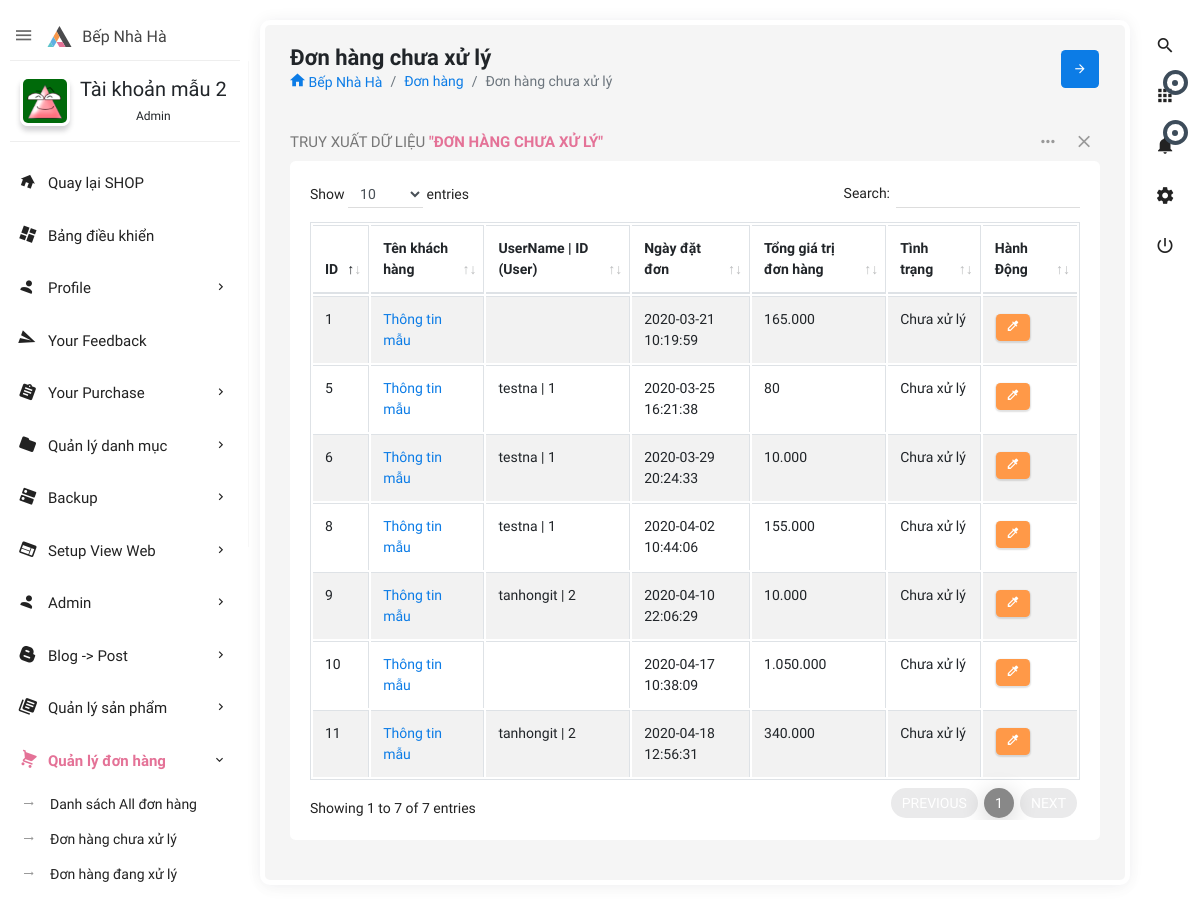
/admin.php?controller=order&action=order-noprocess (signed in), run on the app's committed database.
### tables this page shows
CREATE TABLE IF NOT EXISTS `users` (
  `id` int(11) NOT NULL AUTO_INCREMENT,
  `user_username` varchar(50) DEFAULT NULL,
  `user_password` varchar(100) DEFAULT NULL,
  `user_name` varchar(255) DEFAULT NULL,
  `role_id` int(11) NOT NULL DEFAULT 0,
  `user_avatar` varchar(550) DEFAULT 'author-auto.png',
  `user_email` varchar(255) DEFAULT NULL,
  `user_phone` varchar(20) DEFAULT NULL,
  `user_address` varchar(200) DEFAULT NULL,
  `createDate` datetime DEFAULT NULL,
  `verified` int(11) NOT NULL DEFAULT 0,
  `verificationCode` varchar(500) DEFAULT NULL,
  `editTime` datetime DEFAULT NULL,
  PRIMARY KEY (`id`),
  KEY `fk_id_role` (`role_id`)
);

CREATE TABLE IF NOT EXISTS `orders` (
  `id` int(11) NOT NULL AUTO_INCREMENT,
  `customer` varchar(255) NOT NULL,
  `province` varchar(50) NOT NULL,
  `address` varchar(500) NOT NULL,
  `phone` varchar(20) NOT NULL,
  `cart_total` double NOT NULL,
  `createtime` datetime NOT NULL,
  `message` longtext DEFAULT NULL,
  `status` int(11) NOT NULL DEFAULT 0,
  `user_id` int(11) NOT NULL DEFAULT 0,
  `editTime` datetime DEFAULT NULL,
  PRIMARY KEY (`id`),
  KEY `fk_id_user` (`user_id`)
);

### admin/controllers/order/order-noprocess.php (called while the page is built, shortened)
<?php
$orderNav = 'class="active open"';
require('admin/views/order/order-noprocess.php');

### lib/config/database.php (called while the page is built, shortened)
<?php
if (isset($_SESSION['user'])) {
    $userNav = $_SESSION['user']['id'];
}
try {
    $linkConnectDB = connect();
} catch (Exception $e) {
    die($e->getMessage());
}
function connect(): mysqli
{
        $linkConnectDB = new mysqli(DB_HOST, DB_USER, DB_PASS, DB_NAME, DB_PORT);
        $linkConnectDB->set_charset('utf8mb4');
        return $linkConnectDB;
}
function executeQuery(string $sql, array $params = []): mysqli_stmt
{
    global $linkConnectDB;
    $stmt = $linkConnectDB->prepare($sql);
    if (!$stmt->execute()) {
        throw new Exception('Execute error: ' . $stmt->error);
    }
    return $stmt;
}

### lib/model.php (called while the page is built, shortened)
<?php
require('config/database.php');
function getRecord(string $table, $id, string $select = '*'): false|array|null
{
    $id = intval($id);
    $sql = "SELECT $select FROM `$table` WHERE id=$id";
    $query = executeQuery($sql);
    $result = $query->get_result()->fetch_assoc();
    return $result;
}
function getAll(string $table, array $options = []): array
{
    $select = $options['select'] ?? '*';
    $where = isset($options['where']) ? 'WHERE ' . $options['where'] : '';
    $order_by = isset($options['order_by']) ? 'ORDER BY ' . $options['order_by'] : '';
    $limit = isset($options['offset']) && isset($options['limit']) ? 'LIMIT ' . $options['offset'] . ',' . $options['limit'] : '';
    $sql = "SELECT $select FROM `$table` $where $order_by $limit";
    $query = executeQuery($sql);
    $result = $query->get_result()->fetch_all(MYSQLI_ASSOC);
    return $result;
}
function getByOptions(string $table, array $options = []): false|array|null
{
    $select = $options['select'] ?? '*';
    $where = isset($options['where']) ? 'WHERE ' . $options['where'] : '';
    $join = isset($options['join']) ? 'LEFT JOIN ' . $options['join'] : '';
    $order_by = isset($options['order_by']) ? 'ORDER BY ' . $options['order_by'] : '';
    $limit = isset($options['offset']) && isset($options['limit']) ? 'LIMIT ' . $options['offset'] . ',' . $options['limit'] : '';
    $sql = "SELECT $select FROM `$table` $join $where $order_by $limit";
    $query = executeQuery($sql);
    $result = $query->get_result()->fetch_assoc();
    return $result;
}

### admin/controllers/shared/statistics.php (called while the page is built, shortened)
<?php
$options_order_new = [
    'limit' => 1,
    'offset' => 0,
    'order_by' => 'id DESC',
];
$order_new = getByOptions('orders', $options_order_new);
$options_user = [
    'order_by' => 'editTime DESC',
];
$users = getAll('users', $options_user);

### admin/views/order/tableOrderNoprocess.php (the view, shortened to what this page needs)
<?php
$options = [
    'where' => 'status = 0',
    'order_by' => 'createtime DESC',
];
$order_noprocess = getAll('orders', $options);
$status = [
    0 => 'Chưa xử lý',
    1 => 'Đã xử lý',
    2 => 'Đang xử lý',
]; ?>
<div class="row clearfix">
    <div class="col-lg-12">
        <div class="card">
            <div class="header">
                <h2>Truy Xuất Dữ Liệu <strong>"Đơn hàng chưa xử lý"</strong> </h2>
                <ul class="header-dropdown">
                    <li class="dropdown"> <a href="javascript:void(0);" class="dropdown-toggle" data-toggle="dropdown" role="button" aria-haspopup="true" aria-expanded="false"> <i class="zmdi zmdi-more"></i> </a>
                    </li>
                    <li class="remove">
                        <a role="button" class="boxs-close"><i class="zmdi zmdi-close"></i></a>
                    </li>
                </ul>
            </div>
            <div class="body">
                <div class="table-responsive">
                    <table class="table table-bordered table-striped table-hover js-basic-example dataTable">
                        <thead>
                            <tr>
                                <th>ID</th>
                                <th>Tên khách hàng</th>
                                <th>UserName | ID (User)</th>
                                <th>Ngày đặt đơn</th>
                                <th>Tổng giá trị đơn hàng</th>
                                <th>Tình trạng</th>
                                <th>Hành Động</th>
                            </tr>
                        </thead>
                        <tbody>
                            <?php foreach ($order_noprocess as $order) : ?>
                                <tr>
                                    <td><?= $order['id'] ?></td>
                                    <td><a href="admin.php?controller=order&amp;action=view&amp;order_id=<?= $order['id']; ?>"><?= $order['customer']; ?></a></td>
                                    <?php if ($order['user_id'] <> 0) : $user_order = getRecord('users', $order['user_id']) ?>
                                        <td><?= $user_order['user_username'] ?> | <?= $user_order['id'] ?></td>
                                    <?php else : ?>
                                        <td></td>
                                    <?php endif; ?>
                                    <td><?= $order['createtime'] ?></td>
                                    <td><?= number_format($order['cart_total'], 0, ',', '.') ?></td>
                                    <td><?= $status[$order['status']]; ?></td>
                                    <td><a href="admin.php?controller=order&amp;action=view&amp;order_id=<?= $order['id']; ?>" class="btn btn-warning waves-effect waves-float btn-sm waves-green"><i class="zmdi zmdi-eyedropper"></i></a></td>
                                </tr>
                            <?php endforeach; ?>
                        </tbody>
                    </table>
                </div>
            </div>
        </div>
    </div>
</div>

### admin/views/shared/leftnavbar.php (shortened to what this page needs)
<aside id="leftsidebar" class="sidebar">
    <div class="navbar-brand">
        <button class="btn-menu ls-toggle-btn" type="button"><i class="zmdi zmdi-menu"></i></button>
        <a href="index.php"><img src="admin/themes/images/logo.svg" width="25" alt="Aero"><span class="m-l-10">Bếp Nhà Hà</span></a>
    </div>
    <div class="menu">
        <ul class="list">
            <li>
                <div class="user-info">
                    <a class="image" href="admin.php?controller=user&action=info&user_id=<?= $userNav ?>"><img src="public/upload/images/<?= $userInfoNav['user_avatar'] ?>" alt="User"></a>
                    <div class="detail">
                        <h4><?= $userInfoNav['user_name'] ?></h4>
                        <small><?php if ($userInfoNav['role_id'] == 1) {
                            echo 'Admin';
                        } elseif ($userInfoNav['role_id'] == 2) {
                            echo 'Moderator';
                        } else {
                            echo "User";
                        } ?></small>
                    </div>
                </div>
            </li>
            <li class="open"><a href="<?= PATH_URL ?>home" target="_blank"><i class="zmdi zmdi-home"></i><span>Quay lại SHOP</span></a></li>
            <li <?= $homeNav ?? '' ?>><a href="admin.php"><i class="zmdi zmdi-view-dashboard"></i><span>Bảng điều khiển</span></a></li>
            <li <?php if (isset($nav_profile)) {
                echo $nav_profile;
            } ?>><a href="javascript:void(0);" class="menu-toggle"><i class="zmdi zmdi-account"></i><span>Profile</span></a>
            </li>
            <li <?= $yourFeedback ?? '' ?>><a href="admin.php?controller=feedback&action=myfeedback"><i class="zmdi zmdi-mail-send"></i><span>Your Feedback</span></a></li>
            <li <?= $yourPurchaseNav ?? '' ?>><a href="javascript:void(0);" class="menu-toggle"><i class="zmdi zmdi-assignment"></i><span>Your Purchase</span></a>
            </li>
            <?php if ($userInfoNav['role_id'] != 0) :
                if ($userInfoNav['role_id'] == 1) : ?>
                    <li <?= $navCategory ?? ''; ?>> <a href="javascript:void(0);" class="menu-toggle"><i class="zmdi zmdi-folder"></i><span>Quản lý danh mục</span></a>
                    </li>
                    <li <?= $backupDbClass ?? '' ?>><a href="javascript:void(0);" class="menu-toggle"><i class="zmdi zmdi-dns"></i><span>Backup</span></a>
                    </li>
                    <li <?= $navHF ?? '' ?>><a href="javascript:void(0);" class="menu-toggle"><i class="zmdi zmdi-view-web"></i><span>Setup View Web</span></a>
                    </li>
                    <li <?= $adminNav ?? '' ?>><a href="javascript:void(0);" class="menu-toggle"><i class="zmdi zmdi-account"></i><span>Admin</span></a>
                    </li>
                <?php endif; ?>
                <li <?= $postNav ?? '' ?>><a href="javascript:void(0);" class="menu-toggle"><i class="zmdi zmdi-blogger"></i><span>Blog -> Post</span></a>
                </li>
                <li <?= $productNav ?? '' ?>> <a href="javascript:void(0);" class="menu-toggle"><i class="zmdi zmdi-collection-text"></i><span>Quản lý sản phẩm</span></a>
                </li>
                <li <?= $orderNav ?? '' ?>><a href="javascript:void(0);" class="menu-toggle"><i class="zmdi zmdi-shopping-cart"></i><span>Quản lý đơn hàng</span></a>
                    <ul class="ml-menu">
                        <li><a href="admin.php?controller=order">Danh sách All đơn hàng</a></li>
                        <li><a href="admin.php?controller=order&amp;action=order-noprocess">Đơn hàng chưa xử lý</a></li>
                        <li><a href="admin.php?controller=order&amp;action=order-inprocess">Đơn hàng đang xử lý</a></li>
                        <li><a href="admin.php?controller=order&amp;action=order-complete">Đơn hàng đã xử lý</a></li>
                    </ul>
                </li>
            <?php endif; ?>
        </ul>
    </div>
</aside>

### data on the page
users: user_avatar (picture), user_name "Tài khoản mẫu 2"
orders: id "11", customer "Thông tin mẫu", user.user_username "tanhongit", user "2", createtime "2020-04-18 12:56:31", cart_total "340.000", status "Chưa xử lý"
orders: id "10", customer "Thông tin mẫu", createtime "2020-04-17 10:38:09", cart_total "1.050.000", status "Chưa xử lý"
orders: id "9", customer "Thông tin mẫu", user.user_username "tanhongit", user "2", createtime "2020-04-10 22:06:29", cart_total "10.000", status "Chưa xử lý"
orders: id "8", customer "Thông tin mẫu", user.user_username "testna", user "1", createtime "2020-04-02 10:44:06", cart_total "155.000", status "Chưa xử lý"
orders: id "6", customer "Thông tin mẫu", user.user_username "testna", user "1", createtime "2020-03-29 20:24:33", cart_total "10.000", status "Chưa xử lý"
orders: id "5", customer "Thông tin mẫu", user.user_username "testna", user "1", createtime "2020-03-25 16:21:38", cart_total "80", status "Chưa xử lý"
orders: id "1", customer "Thông tin mẫu", createtime "2020-03-21 10:19:59", cart_total "165.000", status "Chưa xử lý"
